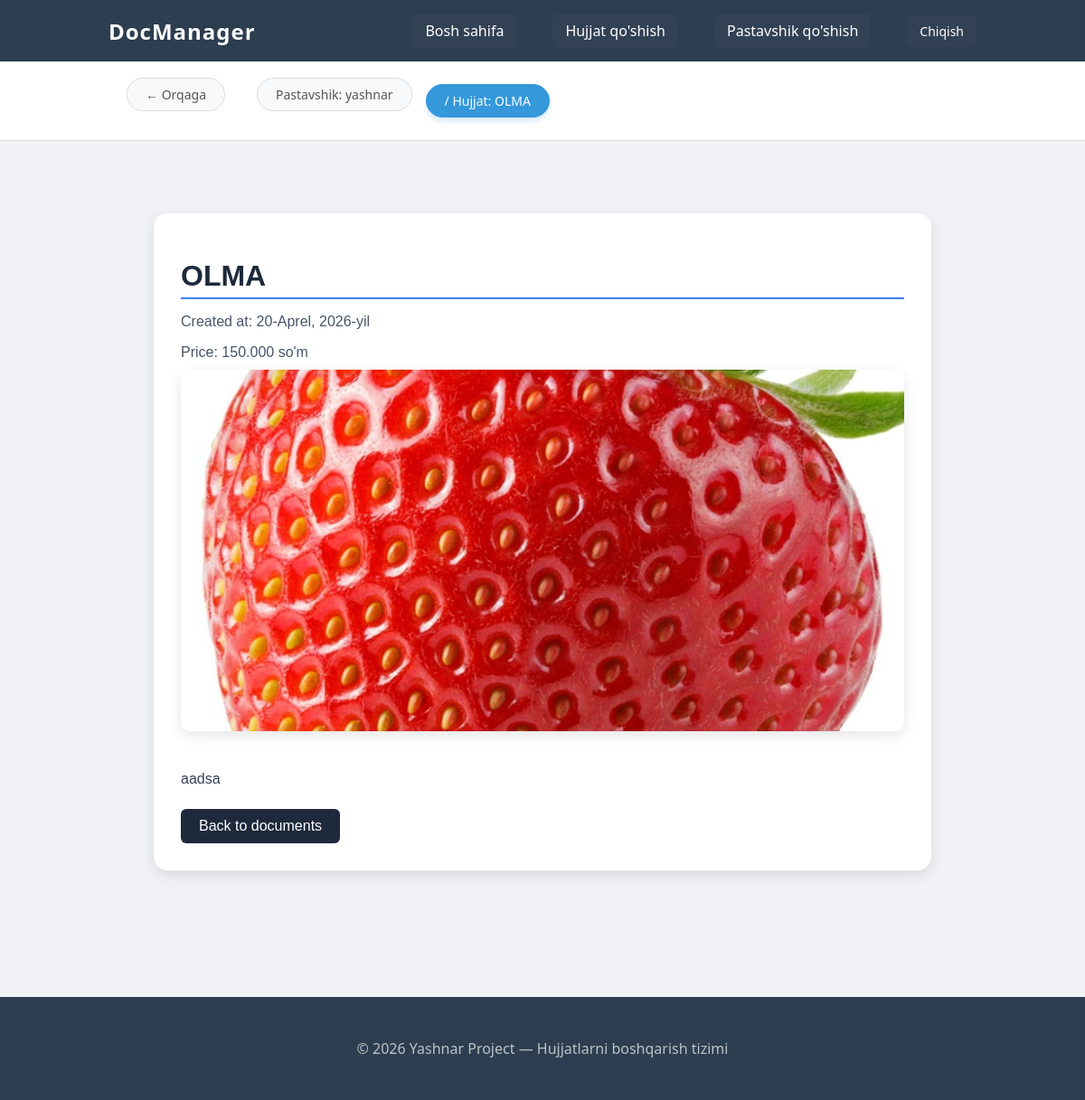
Screenshot of /document_detail/olma (signed in) with the database file from the repository.
### documents/models.py (models this page shows, shortened)
class Category(models.Model):
    user = models.ForeignKey(MainUser, on_delete=models.CASCADE, related_name="category")
    name = models.CharField(max_length=30, verbose_name="Hujjat turi")
    slug = models.SlugField(max_length=255, verbose_name="URL", db_index=True, unique=True)
    class Meta:
        verbose_name = "Hujjatlar turi - (Category)"
        verbose_name_plural = "Hujjatlar turi - (Category)"

class Documents(models.Model):
    user = models.ForeignKey(MainUser, on_delete=models.CASCADE, verbose_name="Foydalanuvchi", related_name="hujjatlar")
    category = models.ForeignKey('Category', on_delete=models.CASCADE, related_name="hujjatlar", verbose_name="Hujjat turi")
    name = models.CharField(max_length=30, verbose_name="Hujjat nomi")
    price = models.DecimalField(max_digits=16, decimal_places=2, verbose_name="Narxi")
    slug = models.SlugField(max_length=250, db_index=True, verbose_name="URL", unique=True)
    image = models.ImageField(upload_to='documents/images', verbose_name="Rasm")
    description = models.TextField(null=True, blank=True, verbose_name="Qo'shimcha ma'lumot")
    time_create = models.DateField(auto_now_add=True, verbose_name="Yaratilgan vaqti")
    time_update = models.DateField(auto_now=True, verbose_name="Yangilangan vaqti")
    class Meta:
        verbose_name = "Hujjat"
        verbose_name_plural = "Hujjatlar"

### documents/views.py (the view)
# urls.py: path('document_detail/<slug:document_slug>', DetailDocument.as_view(), name='document_detail'),
class DetailDocument(DetailView):
    model = Documents
    template_name = 'document/document_detail.html'
    context_object_name = 'doc'
    slug_url_kwarg = 'document_slug'
    def get_context_data(self, **kwargs):
        context = super().get_context_data(**kwargs)
        if self.object and self.object.category:
            context['cat_selected'] = self.object.category.slug
        else:
            context['cat_selected'] = 0
        return context
    def get_queryset(self):
        return Documents.objects.filter(user=self.request.user)

### documents/templatetags/custom_filters.py (called while the page is built)
@register.filter
def dotcomma(value):
    try:
        value = int(value)
        return f"{value:,}".replace(",", ".")
    except (ValueError, TypeError):
        return value

@register.simple_tag(name="get_cats")
def get_categories(user):
    categories = Category.objects.filter(user=user).distinct()
    return categories

### templates/document/document_detail.html (shortened to what this page needs)
{% extends 'base.html' %}
{% block content %}
{% load static %}
{% load custom_filters %}
<link rel="stylesheet" href="{% static 'documents/css/detail.css' %}">
<div class="detail-container">
    <h1 class="detail-title">{{ doc.name }}</h1>
    <p class="detail-meta">Created at: {{ doc.time_create }}</p>
    <p class="detail-meta">Price: {{ doc.price|dotcomma }} so'm</p>
    {% if doc.image %}
        <img class="detail-img" src="{{ doc.image.url }}">
    {% endif %}
    <p class="detail-description">{{ doc.description }}</p>
    <a href="{% url 'home' %}" class="btn-detail-detail">Back to documents</a>
</div>
{% endblock %}

### templates/base.html (shortened to what this page needs)
<!DOCTYPE html>
<html lang="uz">
<head>
    {% load static %}
    {% load custom_filters %}
    <link rel="stylesheet" href="{% static 'css/style.css' %}">
</head>
<body>
<header class="header">
    <div class="container header-inner">
        <h2 class="logo"><a href="/">DocManager</a></h2>
        <nav class="nav">
            <a href="/" class="nav-link">Bosh sahifa</a>
            <a href="{% url 'addpage' %}" class="nav-link">Hujjat qo'shish</a>
            <a href="{% url 'addcat' %}" class="nav-link">Pastavshik qo'shish</a>
            <a href="{% url 'logout' %}" class="logout-btn">Chiqish</a>
        </nav>
    </div>
</header>
{% get_cats request.user as categories %}
<nav class="category-bar">
    <div class="container">
        <ul class="category-list" style="list-style: none; display: flex; gap: 15px; padding: 10px 0;">
            {% if cat_selected == 0 %}
                <li class="cat-item active"><strong>Barchasi</strong></li>
                {% for cat in categories %}
                    <li><a href="/?cat={{ cat.slug }}" class="cat-item">{{ cat.name }}</a></li>
                {% endfor %}
            {% else %}
                <li><a href="/" class="cat-item">← Orqaga</a></li>
                {% for cat in categories %}
                    {% if cat.slug == cat_selected %}
                        {% if doc %}
                            <li><a href="/?cat={{ cat.slug }}" class="cat-item">Pastavshik: {{ cat.name }}</a></li>
                            <li class="cat-item active"> / Hujjat: {{ doc.name }}</li>
                        {% else %}
                            <li class="cat-item active"><strong>Pastavshik: {{ cat.name }}</strong></li>
                        {% endif %}
                    {% endif %}
                {% endfor %}
            {% endif %}
        </ul>
    </div>
</nav>
<main class="container main-content">
    {% block content %}{% endblock %}
</main>
<footer class="footer">
    <div class="container">
        <p>© 2026 Yashnar Project — Hujjatlarni boshqarish tizimi</p>
    </div>
</footer>
</body>
</html>

### static/css/style.css (style rules this page uses)
body { margin:0; font-family: Arial, sans-serif; background:#f4f6f8; }
.container { width:80%; margin:auto; }
.header { background:#1e293b; color:white; padding:15px 0; }
.logo { display:inline-block; }
nav { float:right; }
nav a { color:white; text-decoration:none; margin-left:20px; }
.footer { margin-top:50px; text-align:center; padding:20px; background:#e5e7eb; }
body { margin:0; font-family: Arial, sans-serif; background:#f4f6f8; display:flex; flex-direction:column; min-height:100vh; }
main { flex:1; }
.header { background:#1e293b; padding:15px 0; }
.header-inner { display:flex; justify-content:space-between; align-items:center; }
.logo { color:white; margin:0; }
.nav { display:flex; gap:15px; }
.nav a { color:white; text-decoration:none; padding:8px 14px; border-radius:6px; background:#334155; }
.container { max-width: 1100px; margin: 0 auto; padding: 0 20px; }
.header { background-color: #1a237e; color: white; padding: 15px 0; }
.header-inner { display: flex; justify-content: space-between; align-items: center; }
.logo { margin: 0; font-size: 24px; }
.nav a { color: white; text-decoration: none; margin-left: 20px; font-weight: 500; }
.category-bar { background-color: #f5f5f5; border-bottom: 1px solid #ddd; padding: 12px 0; margin-bottom: 20px; }
.category-list { display: flex; gap: 12px; list-style: none; padding: 0; margin: 0; }
.cat-item { text-decoration: none; color: #444; padding: 6px 18px; background: white; border: 1px solid #ccc; border-radius: 20px; font-size: 14px; transition: 0.3s; }
.cat-item:hover, .cat-item.active { background-color: #007bff; color: white; border-color: #007bff; }
body { font-family: 'Segoe UI', Tahoma, Geneva, Verdana, sans-serif; margin: 0; padding: 0; background-color: #f0f2f5; color: #333; }
.header { background-color: #2c3e50; color: white; padding: 15px 0; box-shadow: 0 2px 10px rgba(0,0,0,0.1); }
.logo a { color: white; text-decoration: none; font-weight: bold; letter-spacing: 1px; }
.nav { display: flex; align-items: center; gap: 20px; }
.nav-link { color: #bdc3c7; text-decoration: none; transition: 0.3s; }
.logout-btn { background-color: #e74c3c; color: white; padding: 8px 15px; border-radius: 5px; text-decoration: none; font-size: 14px; }
.category-bar { background: white; padding: 15px 0; border-bottom: 1px solid #ddd; margin-bottom: 30px; position: sticky; top: 0; z-index: 100; }
.category-list { display: flex; gap: 12px; overflow-x: auto; padding-bottom: 5px; }
.cat-item { text-decoration: none; color: #555; padding: 8px 20px; background: #f8f9fa; border: 1px solid #ddd; border-radius: 25px; font-size: 14px; white-space: nowrap; transition: 0.3s; }
.cat-item:hover, .cat-item.active { background-color: #3498db; color: white; border-color: #3498db; box-shadow: 0 4px 6px rgba(52, 152, 219, 0.2); }
.main-content { min-height: 70vh; }
.footer { text-align: center; padding: 30px 0; background-color: #2c3e50; color: #bdc3c7; margin-top: 50px; }

### documents/static/documents/css/detail.css (style rules this page uses)
.detail-container { max-width: 800px; margin: 50px auto; padding: 30px; background: #ffffff; border-radius: 15px; box-shadow: 0 5px 15px rgba(0,0,0,0.1); font-family: Arial, sans-serif; }
.detail-title { font-size: 2rem; color: #1e293b; margin-bottom: 15px; border-bottom: 2px solid #3b82f6; padding-bottom: 5px; }
.detail-meta { font-size: 1rem; color: #475569; margin-bottom: 10px; }
.detail-img { width: 100%; max-height: 400px; object-fit: cover; border-radius: 10px; margin-bottom: 20px; box-shadow: 0 5px 15px rgba(0,0,0,0.1); transition: transform 0.3s ease; }
.detail-description { font-size: 1rem; color: #334155; line-height: 1.6; margin-bottom: 20px; }
.btn-detail-detail { display: inline-block; padding: 10px 20px; background-color: #1e293b; color: #fff; text-decoration: none; border-radius: 6px; border: none; text-align: center; cursor: pointer; transition: background 0.2s ease; }

### rows the page displays
Category: name "yashnar"
Documents: name "OLMA", time_create "20-Aprel, 2026-yil", price|dotcomma "150.000", image (picture), description "aadsa"
